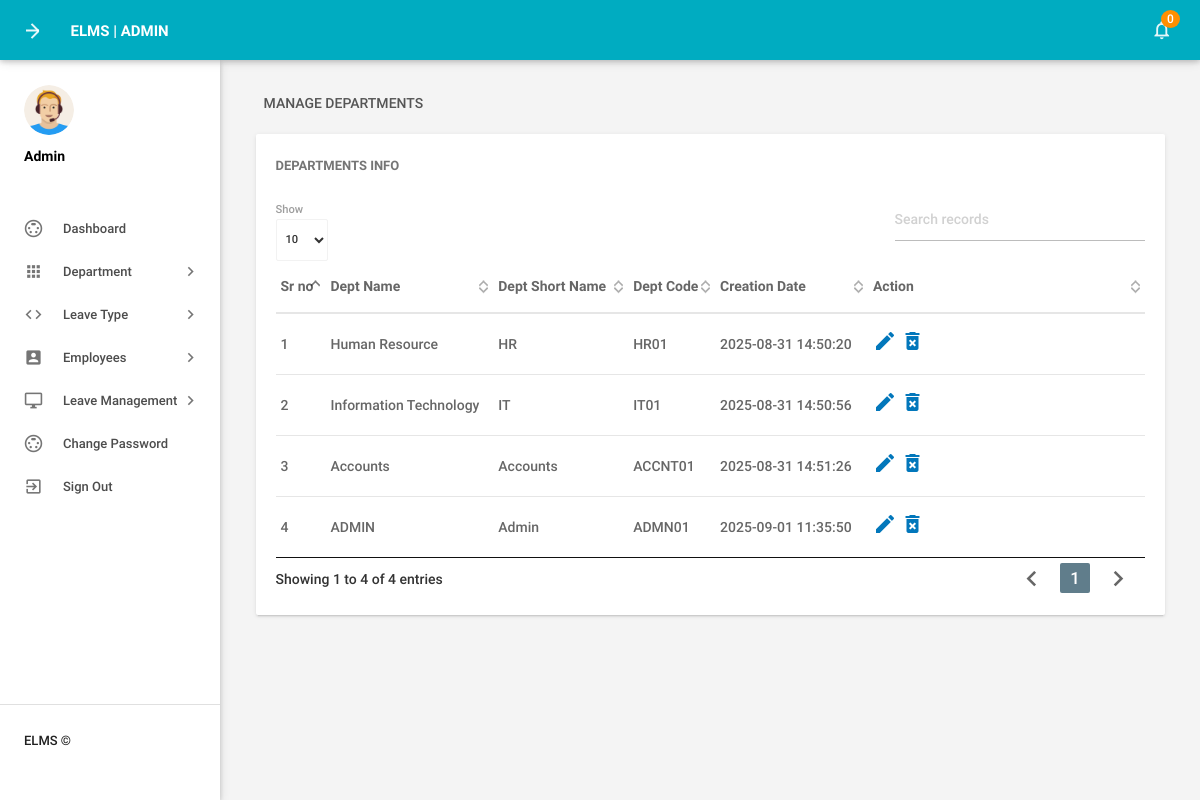
Screenshot of /admin/managedepartments.php (signed in) with the database file from the repository.
### tables this page shows
CREATE TABLE `tbldepartments` (
  `id` int(11) NOT NULL,
  `DepartmentName` varchar(150) DEFAULT NULL,
  `DepartmentShortName` varchar(100) DEFAULT NULL,
  `DepartmentCode` varchar(50) DEFAULT NULL,
  `CreationDate` timestamp NULL DEFAULT current_timestamp()
);

### admin/managedepartments.php (the view, shortened to what this page needs)
<?php
include('includes/config.php');
if(strlen($_SESSION['alogin'])==0)
    {
header('location:index.php');
}
else{
    ?>
<!DOCTYPE html>
<html lang="en">
    <head>
        <link type="text/css" rel="stylesheet" href="../assets/plugins/materialize/css/materialize.min.css"/>
        <link href="../assets/plugins/material-preloader/css/materialPreloader.min.css" rel="stylesheet">
        <link href="../assets/plugins/datatables/css/jquery.dataTables.min.css" rel="stylesheet">
        <link href="../assets/css/alpha.min.css" rel="stylesheet" type="text/css"/>
        <link href="../assets/css/custom.css" rel="stylesheet" type="text/css"/>
    </head>
    <body>
       <?php include('includes/header.php');?>
       <?php include('includes/sidebar.php');?>
            <main class="mn-inner">
                <div class="row">
                    <div class="col s12">
                        <div class="page-title">Manage Departments</div>
                    </div>
                    <div class="col s12 m12 l12">
                        <div class="card">
                            <div class="card-content">
                                <span class="card-title">Departments Info</span>
                                <table id="example" class="display responsive-table ">
                                    <thead>
                                        <tr>
                                            <th>Sr no</th>
                                            <th>Dept Name</th>
                                            <th>Dept Short Name</th>
                                            <th>Dept Code</th>
                                            <th>Creation Date</th>
                                            <th>Action</th>
                                        </tr>
                                    </thead>
                                    <tbody>
<?php $sql = "SELECT * from tbldepartments";
$query = $dbh -> prepare($sql);
$query->execute();
$results=$query->fetchAll(PDO::FETCH_OBJ);
$cnt=1;
if($query->rowCount() > 0)
{
foreach($results as $result)
{               ?>
                                        <tr>
                                            <td> <?php echo htmlentities($cnt);?></td>
                                            <td><?php echo htmlentities($result->DepartmentName);?></td>
                                            <td><?php echo htmlentities($result->DepartmentShortName);?></td>
                                            <td><?php echo htmlentities($result->DepartmentCode);?></td>
                                            <td><?php echo htmlentities($result->CreationDate);?></td>
                                            <td><a href="editdepartment.php?deptid=<?php echo htmlentities($result->id);?>"><i class="material-icons">mode_edit</i></a><a href="managedepartments.php?del=<?php echo htmlentities($result->id);?>" onclick="return confirm('Do you want to delete');"> <i class="material-icons">delete_forever</i></a></td>
                                        </tr>
                                         <?php $cnt++;} }?>
                                    </tbody>
                                </table>
                            </div>
                        </div>
                    </div>
                </div>
            </main>
        </div>
        <div class="left-sidebar-hover"></div>
    </body>
</html>
<?php } ?>

### admin/includes/header.php (shortened to what this page needs)
        <div class="mn-content fixed-sidebar">
            <header class="mn-header navbar-fixed">
                <nav class="cyan darken-1">
                    <div class="nav-wrapper row">
                        <section class="material-design-hamburger navigation-toggle">
                            <a href="#" data-activates="slide-out" class="button-collapse show-on-large material-design-hamburger__icon">
                                <span class="material-design-hamburger__layer"></span>
                            </a>
                        </section>
                        <div class="header-title col s3">
                            <span class="chapter-title">ELMS | Admin</span>
                        </div>
                        <ul class="right col s9 m3 nav-right-menu">
                            <li class="hide-on-small-and-down"><a href="javascript:void(0)" data-activates="dropdown1" class="dropdown-button dropdown-right show-on-large"><i class="material-icons">notifications_none</i>
<?php
$isread=0;
$sql = "SELECT id from tblleaves where IsRead=:isread";
$query = $dbh -> prepare($sql);
$query->bindParam(':isread',$isread,PDO::PARAM_STR);
$query->execute();
$unreadcount=$query->rowCount();?>
                                <span class="badge"><?php echo htmlentities($unreadcount);?></span></a></li>
                        </ul>
                    </div>
                </nav>
            </header>

### admin/includes/sidebar.php (shortened to what this page needs)
   <aside id="slide-out" class="side-nav white fixed">
              <div class="side-nav-wrapper">
                  <div class="sidebar-profile">
                      <div class="sidebar-profile-image">
                          <img src="../assets/images/profile-image.png" class="circle" alt="">
                      </div>
                      <div class="sidebar-profile-info">
                              <p>Admin</p>
                      </div>
                  </div>
              <ul class="sidebar-menu collapsible collapsible-accordion" data-collapsible="accordion">
                  <li class="no-padding"><a class="waves-effect waves-grey" href="dashboard.php"><i class="material-icons">settings_input_svideo</i>Dashboard</a></li>
                  <li class="no-padding">
                      <a class="collapsible-header waves-effect waves-grey"><i class="material-icons">apps</i>Department<i class="nav-drop-icon material-icons">keyboard_arrow_right</i></a>
                  </li>
                  <li class="no-padding">
                      <a class="collapsible-header waves-effect waves-grey"><i class="material-icons">code</i>Leave Type<i class="nav-drop-icon material-icons">keyboard_arrow_right</i></a>
                  </li>
                  <li class="no-padding">
                      <a class="collapsible-header waves-effect waves-grey"><i class="material-icons">account_box</i>Employees<i class="nav-drop-icon material-icons">keyboard_arrow_right</i></a>
                  </li>
 <li class="no-padding">
                      <a class="collapsible-header waves-effect waves-grey"><i class="material-icons">desktop_windows</i>Leave Management<i class="nav-drop-icon material-icons">keyboard_arrow_right</i></a>
                  </li>
<li class="no-padding"><a class="waves-effect waves-grey" href="changepassword.php"><i class="material-icons">settings_input_svideo</i>Change Password</a></li>
                      <li class="no-padding">
                              <a class="waves-effect waves-grey" href="logout.php"><i class="material-icons">exit_to_app</i>Sign Out</a>
                          </li>
              </ul>
                 <div class="footer">
                  <p class="copyright">ELMS ©</p>
              </div>
              </div>
          </aside>

### rows the page displays
tbldepartments: DepartmentName "Human Resource", DepartmentShortName "HR", DepartmentCode "HR01", CreationDate "2025-08-31 14:50:20"
tbldepartments: DepartmentName "Information Technology", DepartmentShortName "IT", DepartmentCode "IT01", CreationDate "2025-08-31 14:50:56"
tbldepartments: DepartmentName "Accounts", DepartmentShortName "Accounts", DepartmentCode "ACCNT01", CreationDate "2025-08-31 14:51:26"
tbldepartments: DepartmentName "ADMIN", DepartmentShortName "Admin", DepartmentCode "ADMN01", CreationDate "2025-09-01 11:35:50"

### other values shown
$unreadcount "0"
